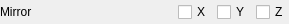
<?xml version="1.0" encoding="UTF-8"?>
<ui version="4.0">
 <class>XYZMirrorWidget</class>
 <widget class="QWidget" name="XYZMirrorWidget">
  <property name="geometry">
   <rect>
    <x>0</x>
    <y>0</y>
    <width>287</width>
    <height>24</height>
   </rect>
  </property>
  <property name="windowTitle">
   <string>Form</string>
  </property>
  <layout class="QGridLayout" name="gridLayout">
   <property name="leftMargin">
    <number>0</number>
   </property>
   <property name="topMargin">
    <number>0</number>
   </property>
   <property name="rightMargin">
    <number>0</number>
   </property>
   <property name="bottomMargin">
    <number>0</number>
   </property>
   <item row="0" column="0">
    <layout class="QHBoxLayout" name="horizontalLayout">
     <item>
      <layout class="QHBoxLayout" name="horizontalLayout_2">
       <item>
        <widget class="QLabel" name="label">
         <property name="minimumSize">
          <size>
           <width>172</width>
           <height>0</height>
          </size>
         </property>
         <property name="maximumSize">
          <size>
           <width>172</width>
           <height>16777215</height>
          </size>
         </property>
         <property name="text">
          <string>Mirror</string>
         </property>
        </widget>
       </item>
       <item>
        <widget class="QCheckBox" name="xCheckBox">
         <property name="text">
          <string>X</string>
         </property>
        </widget>
       </item>
       <item>
        <widget class="QCheckBox" name="yCheckBox">
         <property name="text">
          <string>Y</string>
         </property>
        </widget>
       </item>
       <item>
        <widget class="QCheckBox" name="zCheckBox">
         <property name="text">
          <string>Z</string>
         </property>
        </widget>
       </item>
       <item>
        <spacer name="horizontalSpacer">
         <property name="orientation">
          <enum>Qt::Horizontal</enum>
         </property>
         <property name="sizeHint" stdset="0">
          <size>
           <width>40</width>
           <height>20</height>
          </size>
         </property>
        </spacer>
       </item>
      </layout>
     </item>
    </layout>
   </item>
  </layout>
 </widget>
 <resources/>
 <connections/>
</ui>
